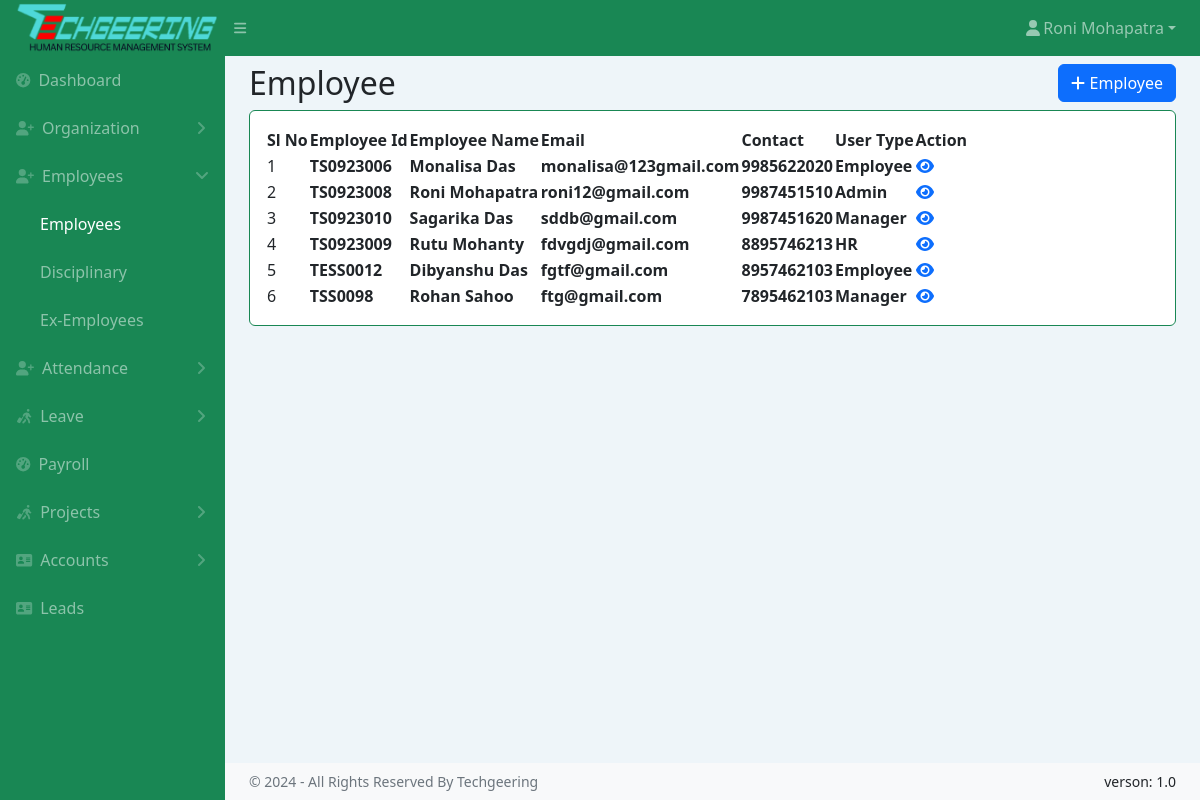
/employees.php (signed in), run on the app's committed database.
### tables this page shows
CREATE TABLE `employee` (
  `id` int(11) NOT NULL,
  `em_code` varchar(64) DEFAULT NULL,
  `des_id` int(11) DEFAULT NULL,
  `dep_id` int(11) DEFAULT NULL,
  `full_name` varchar(128) DEFAULT NULL,
  `father_name` varchar(50) NOT NULL,
  `mother_name` varchar(50) NOT NULL,
  `em_email` varchar(64) DEFAULT NULL,
  `prof_email` varchar(70) NOT NULL,
  `marital_status` varchar(20) NOT NULL,
  `em_password` varchar(512) NOT NULL,
  `em_role` int(10) NOT NULL,
  `status` enum('ACTIVE','INACTIVE') NOT NULL DEFAULT 'ACTIVE',
  `em_gender` enum('Male','Female') NOT NULL DEFAULT 'Male',
  `em_phone` varchar(64) DEFAULT NULL,
  `em_wahtsapp` varchar(64) DEFAULT NULL,
  `em_birthday` varchar(128) DEFAULT NULL,
  `em_blood_group` enum('O+','O-','A+','A-','B+','B-','AB+','OB+') DEFAULT NULL,
  `em_joining_date` varchar(128) DEFAULT NULL,
  `last_company_date` date DEFAULT NULL,
  `em_contact_end` varchar(128) DEFAULT NULL,
  `em_image` varchar(128) DEFAULT NULL,
  `em_aadher` varchar(64) DEFAULT NULL,
  `em_pan` varchar(20) NOT NULL,
  `emergency_contact` int(10) NOT NULL
);

### employees.php (the view, shortened to what this page needs)
<!DOCTYPE html>
<html lang="en">
<head>
    <link href="https://cdn.jsdelivr.net/npm/simple-datatables@7.1.2/dist/style.min.css" rel="stylesheet" />
    <link href="assets/css/styles.css" rel="stylesheet" />
</head>
<body class="sb-nav-fixed">
    <?php include 'common/topnav.php' ?>
    <div id="layoutSidenav">
        <?php include 'common/sidenav.php' ?>
        <div id="layoutSidenav_content">
            <main>
                <div class="container-fluid px-4">
                    <div class="d-flex justify-content-between align-items-center">
                        <h2 class="my-2">Employee</h2>
                        <?php if ($em_role == '1' || $em_role == '3') { ?>
                            <a href="employeeAdd.php" type="button" class="btn btn-primary">
                                <i class="fa-solid fa-plus"></i> Employee
                            </a>
                        <?php } ?>
                    </div>
                    <div class="card mb-4">
                        <div class="card-body">
                            <table id="datatablesSimple">
                                <thead>
                                    <tr>
                                        <th>Sl No</th>
                                        <th>Employee Id</th>
                                        <th>Employee Name</th>
                                        <th>Email</th>
                                        <th>Contact</th>
                                        <th>User Type</th>
                                        <?php if ($em_role == '1' || $em_role == '3') { ?>
                                            <th>Action</th>
                                        <?php } ?>
                                    </tr>
                                </thead>
                                <tbody>
                                    <?php
                                    include "common/conn.php";
                                    $sql = "SELECT * FROM employee WHERE status='ACTIVE'";
                                    $result = $conn->query($sql);
                                    $slno = 1;
                                    if ($result->num_rows > 0) {
                                        while ($row = $result->fetch_assoc()) {
                                            $encoded_id = base64_encode($row['em_code']);
                                            ?>
                                            <tr>
                                                <td><?php echo $slno; ?></td>
                                                <th><?php echo $row["em_code"]; ?></th>
                                                <th><?php echo $row["full_name"] ?></th>
                                                <th><?php echo $row["em_email"]; ?></th>
                                                <th><?php echo $row["em_phone"]; ?></th>
                                                <th>
                                                    <?php
                                                    if ($row["em_role"] == 1) {
                                                        echo "Admin";
                                                    } elseif ($row["em_role"] == 2) {
                                                        echo "Manager";
                                                    } elseif ($row["em_role"] == 3) {
                                                        echo "HR";
                                                    } else {
                                                        echo "Employee";
                                                    }
                                                    ?>
                                                </th>
                                                <?php if ($em_role == '1' || $em_role == '3') { ?>
                                                    <th>
                                                        <a href="employeeDetail.php?em_id=<?php echo $encoded_id; ?>"> <i
                                                                class="fa-solid fa-eye  text-primary"></i></a>
                                                    </th>
                                                <?php } ?>
                                            </tr>
                                            <?php
                                            $slno++;
                                        }
                                    } else {
                                        echo "0 results";
                                    }
                                    ?>
                                </tbody>
                            </table>
                        </div>
                    </div>
                </div>
            </main>
            <?php include 'common/copyrightfooter.php' ?>
        </div>
    </div>
</body>
</html>

### common/topnav.php (shortened to what this page needs)
<?php
$userid = $_SESSION['username'];
$em_role = $_SESSION['em_role'];
?>
<nav class="sb-topnav navbar navbar-expand navbar-dark bg-success">
    <a class="navbar-brand ps-3 text-center" href="index.php">
        <img src="assets/img/logo.png" class="img-fluid">
    </a>
    <button class="btn btn-link btn-sm order-1 order-lg-0 me-4 me-lg-0" id="sidebarToggle" href="#!"><i
            class="fas fa-bars"></i></button>
    <ul class="navbar-nav ms-auto me-0 me-md-3 my-2 my-md-0">
        <li class="nav-item dropdown">
            <?php
            include "common/conn.php";
            $sql = "SELECT * FROM employee WHERE id=$userid";
            $result = $conn->query($sql);
            if ($result->num_rows > 0) {
                $row = $result->fetch_assoc();
            }
            ?>
            <a class="nav-link dropdown-toggle" id="navbarDropdown" href="#" role="button" data-bs-toggle="dropdown"
                aria-expanded="false"><i class="fas fa-user fa-fw"></i><?php echo $row["full_name"]; ?></a>
        </li>
    </ul>
</nav>

### common/sidenav.php (shortened to what this page needs)
<div id="layoutSidenav_nav">
    <nav class="sb-sidenav accordion bg-success sb-sidenav-dark" id="sidenavAccordion">
        <div class="sb-sidenav-menu">
            <div class="nav">
                <?php if ($em_role == '1' || $em_role == '2' || $em_role == '3' || $em_role == '4') { ?>
                    <a class="nav-link" href="index.php">
                        <div class="sb-nav-link-icon"><i class="fas fa-tachometer-alt"></i></div>
                        Dashboard
                    </a>
                <?php } ?>
                <?php if ($em_role == '1') { ?>
                    <a class="nav-link collapsed" href="#" data-bs-toggle="collapse" data-bs-target="#Organization"
                        aria-expanded="false" aria-controls="collapseLayouts">
                        <div class="sb-nav-link-icon"><i class="fa-solid fa-user-plus"></i></div>
                        Organization
                        <div class="sb-sidenav-collapse-arrow"><i class="fas fa-angle-down"></i></div>
                    </a>
                <?php } ?>
                <?php if ($em_role == '1' || $em_role == '2' || $em_role == '3') { ?>
                    <a class="nav-link collapsed" href="#" data-bs-toggle="collapse" data-bs-target="#EmployeesLayouts"
                        aria-expanded="false" aria-controls="collapseLayouts">
                        <div class="sb-nav-link-icon"><i class="fa-solid fa-user-plus"></i></div>
                        Employees
                        <div class="sb-sidenav-collapse-arrow"><i class="fas fa-angle-down"></i></div>
                    </a>
                    <div class="collapse" id="EmployeesLayouts" aria-labelledby="headingOne"
                        data-bs-parent="#sidenavAccordion">
                        <nav class="sb-sidenav-menu-nested nav">
                            <?php if ($em_role == '1' || $em_role == '2' || $em_role == '3') { ?>
                                <a class="nav-link" href="employees.php">Employees</a>
                            <?php } ?>
                            <?php if ($em_role == '1' || $em_role == '2' || $em_role == '3') { ?>
                                <a class="nav-link" href="Disciplinary.php">Disciplinary </a>
                            <?php } ?>
                            <?php if ($em_role == '1' || $em_role == '3') { ?>
                                <a class="nav-link" href="inactiveuser.php">Ex-Employees</a>
                            <?php } ?>
                        </nav>
                    </div>
                <?php } ?>
                <?php if ($em_role == '1' || $em_role == '3' || $em_role == '4') { ?>
                    <a class="nav-link collapsed" href="#" data-bs-toggle="collapse" data-bs-target="#Attendance"
                        aria-expanded="false" aria-controls="collapseLayouts">
                        <div class="sb-nav-link-icon"><i class="fa-solid fa-user-plus"></i></div>
                        Attendance
                        <div class="sb-sidenav-collapse-arrow"><i class="fas fa-angle-down"></i></div>
                    </a>
                <?php } ?>
                <?php if ($em_role == '1' || $em_role == '2' || $em_role == '3' || $em_role == '4') { ?>
                    <a class="nav-link collapsed" href="#" data-bs-toggle="collapse" data-bs-target="#LeaveLayouts"
                        aria-expanded="false" aria-controls="collapseLayouts">
                        <div class="sb-nav-link-icon"><i class="fa-solid fa-person-walking-luggage"></i></div>
                        Leave
                        <div class="sb-sidenav-collapse-arrow"><i class="fas fa-angle-down"></i></div>
                    </a>
                <?php } ?>
                <?php if ($em_role == '1' || $em_role == '3') { ?>
                    <a class="nav-link" href="payroll.php">
                        <div class="sb-nav-link-icon"><i class="fas fa-tachometer-alt"></i></div>
                        Payroll
                    </a>
                <?php } ?>
                <?php if ($em_role == '1' || $em_role == '2' || $em_role == '3' || $em_role == '4') { ?>
                    <a class="nav-link collapsed" href="#" data-bs-toggle="collapse" data-bs-target="#ProjectLayouts"
                        aria-expanded="false" aria-controls="collapseLayouts">
                        <div class="sb-nav-link-icon"><i class="fa-solid fa-person-walking-luggage"></i></div>
                        Projects
                        <div class="sb-sidenav-collapse-arrow"><i class="fas fa-angle-down"></i></div>
                    </a>
                <?php } ?>
                <?php if ($em_role == '1') { ?>
                    <a class="nav-link collapsed" href="#" data-bs-toggle="collapse" data-bs-target="#account"
                        aria-expanded="false" aria-controls="collapseLayouts">
                        <div class="sb-nav-link-icon"><i class="fa-solid fa-address-card"></i></div>
                        Accounts
                        <div class="sb-sidenav-collapse-arrow"><i class="fas fa-angle-down"></i></div>
                    </a>
                <?php } ?>
                <?php if ($em_role == '1') { ?>
                    <a class="nav-link" href="leads.php">
                        <div class="sb-nav-link-icon"><i class="fa-solid fa-address-card"></i></div>
                        Leads
                    </a>
                <?php } ?>
            </div>
        </div>
    </nav>
</div>

### common/copyrightfooter.php
<footer class="py-2 bg-light mt-auto">
    <div class="container-fluid px-4">
        <div class="d-flex align-items-center justify-content-between small">
            <div class="text-muted">&copy; 2024 - All Rights Reserved By Techgeering</div>
            <div>
                verson: 1.0
            </div>
        </div>
    </div>
</footer>

### data on the page
employee: full_name "Roni Mohapatra", em_code "TS0923008", em_email "roni12@gmail.com", em_phone "9987451510", em_role "Admin"
employee: em_code "TS0923006", full_name "Monalisa Das", em_email "monalisa@123gmail.com", em_phone "9985622020", em_role "Employee"
employee: em_code "TS0923010", full_name "Sagarika Das", em_email "sddb@gmail.com", em_phone "9987451620", em_role "Manager"
employee: em_code "TS0923009", full_name "Rutu Mohanty", em_email "fdvgdj@gmail.com", em_phone "8895746213", em_role "HR"
employee: em_code "TESS0012", full_name "Dibyanshu Das", em_email "fgtf@gmail.com", em_phone "8957462103", em_role "Employee"
employee: em_code "TSS0098", full_name "Rohan Sahoo", em_email "ftg@gmail.com", em_phone "7895462103", em_role "Manager"
